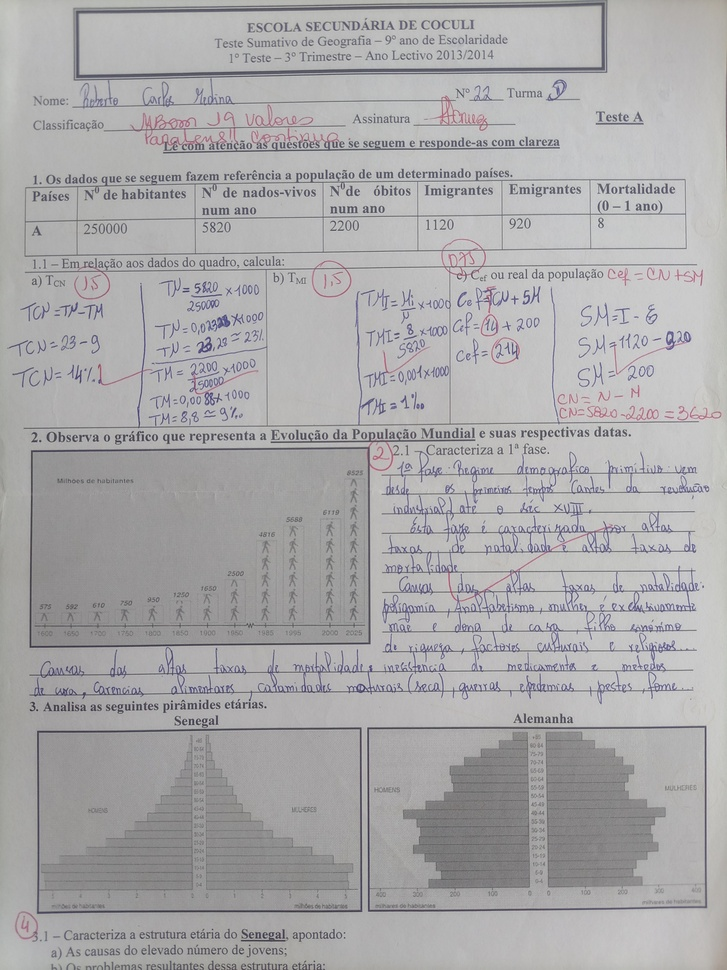
#> input picture Samples/IMG_20220515_151819.jpg, 727 x 970 px, shrunk from 3000 x 4000 before the run
$ python -i enhancement.py   (imports and definitions only)
#> lines starting #> are read from the running program, lines starting #| are printed output that depends on the picture
import cv2
import random


def binarize(img):
    # 3. Convert image to grayscale
    enh = cv2.cvtColor(img, cv2.COLOR_BGR2GRAY)

    enh = cv2.GaussianBlur(enh, (1, 1), 0)

    # 4. Convert image to black and white (using adaptive threshold)
    img = cv2.adaptiveThreshold(enh, 255, cv2.ADAPTIVE_THRESH_MEAN_C, cv2.THRESH_BINARY, 53, 17)
    return img

def remove_pen_marks(img):
    pass

def enhance():
    img = cv2.imread("backup.png")
    # img = remove_pen_marks(img)
    img = binarize(img)
    # cv2.imwrite(self.backup_dir, img)
    r_number = random.randint(1, 10000)
    cv2.imwrite(f"Auxiliar/enhancements_backups/{r_number}backup.png", img)
    return r_number

>>> import cv2
>>> picture = cv2.imread('../Samples/IMG_20220515_151819.jpg')
#> picture is the input picture: shape (970, 727, 3); mean B, G, R 170.5, 169.1, 170.2
>>> result = binarize(picture)
#> in binarize, `img = cv2.adaptiveThreshold(enh, 255, cv2.ADAPTIVE_THRESH_MEAN_C, cv2...`:
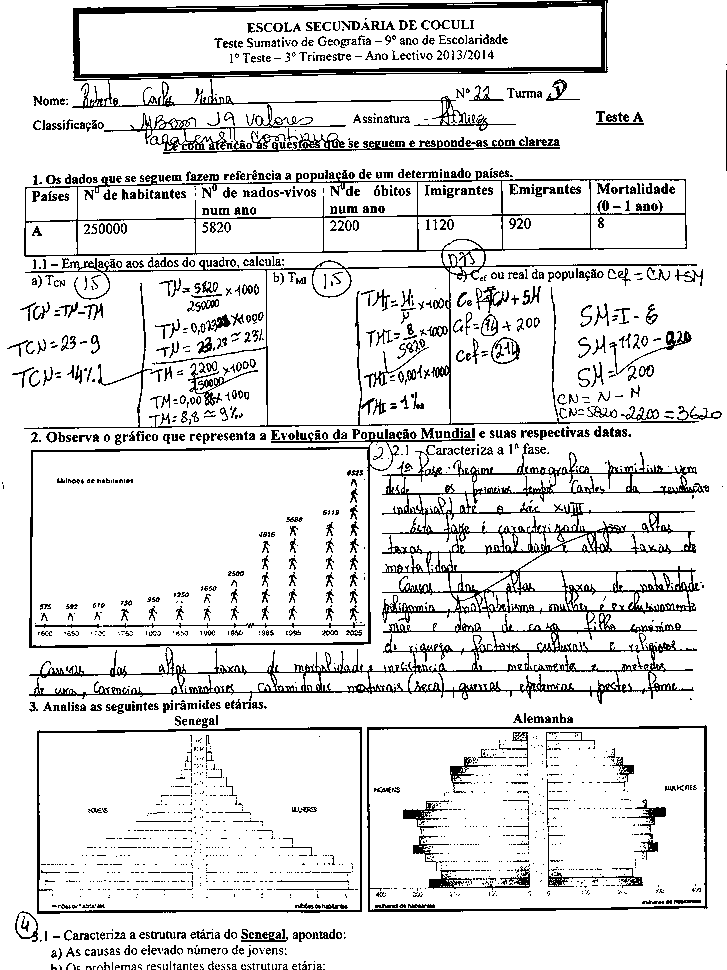
#> img: shape (970, 727); 88.3% white; black in thin lines or dots

$ run again, on Samples/IMG_20220515_152013.jpg
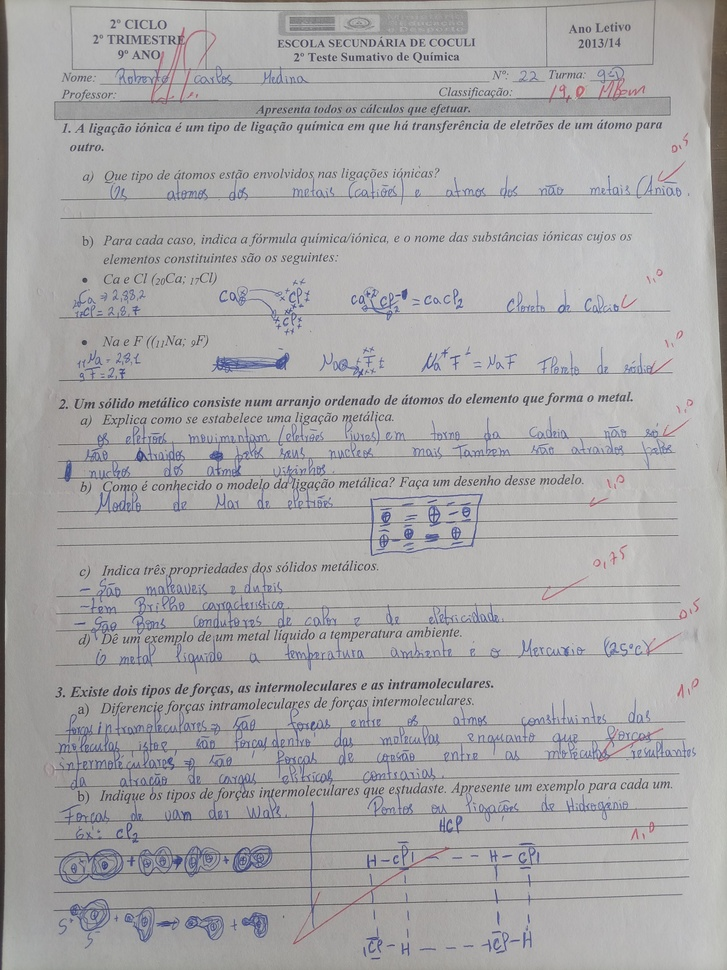
#> input picture Samples/IMG_20220515_152013.jpg, 727 x 970 px, shrunk from 3000 x 4000 before the run
#> picture is the input picture: shape (970, 727, 3); mean B, G, R 167.5, 166.6, 167.7
#> in binarize, `img = cv2.adaptiveThreshold(enh, 255, cv2.ADAPTIVE_THRESH_MEAN_C, cv2...`:
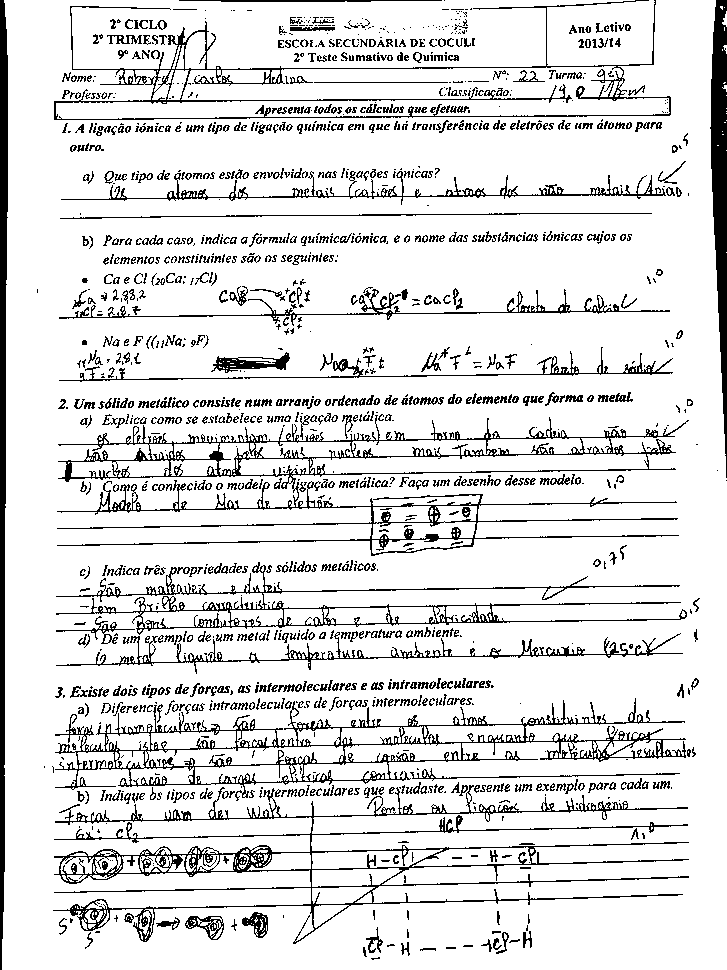
#> img: shape (970, 727); 87.5% white; black in thin lines or dots

$ run again, on Samples/IMG_20220515_152340.jpg
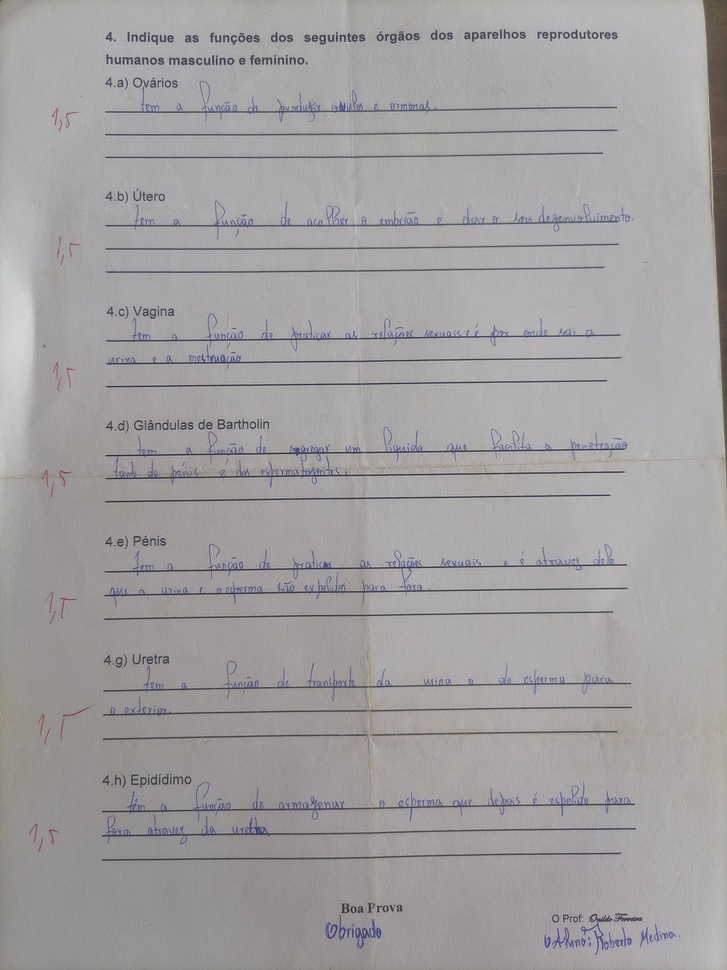
#> input picture Samples/IMG_20220515_152340.jpg, 727 x 970 px, shrunk from 3000 x 4000 before the run
#> picture is the input picture: shape (970, 727, 3); mean B, G, R 160.4, 159.3, 161.7
#> in binarize, `img = cv2.adaptiveThreshold(enh, 255, cv2.ADAPTIVE_THRESH_MEAN_C, cv2...`:
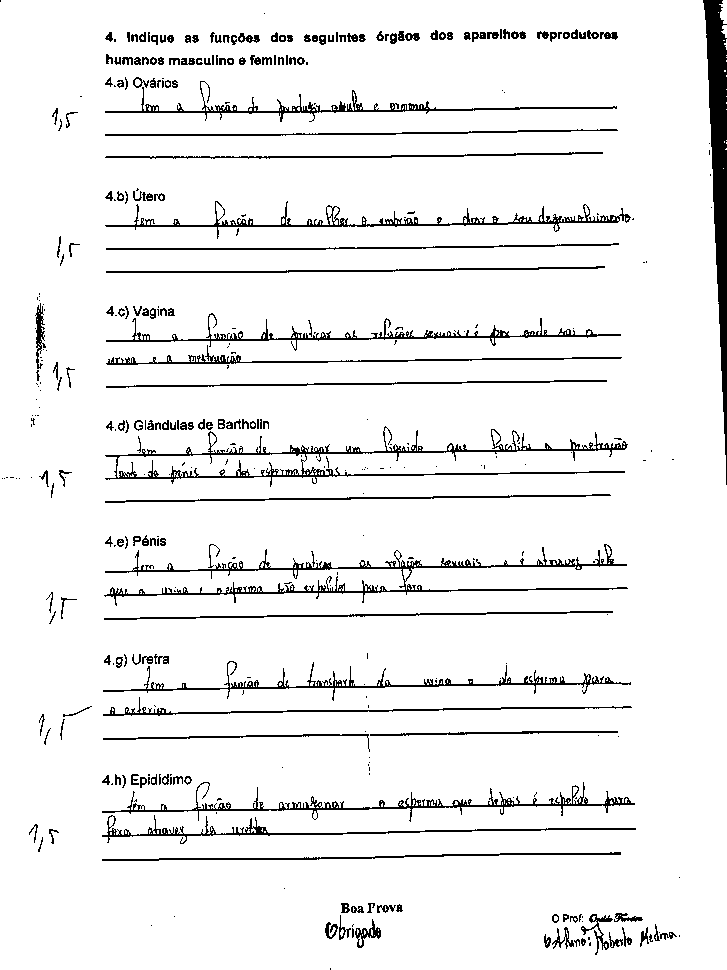
#> img: shape (970, 727); 93.6% white; black in thin lines or dots

$ run again, on Samples/IMG_20220515_154820.jpg
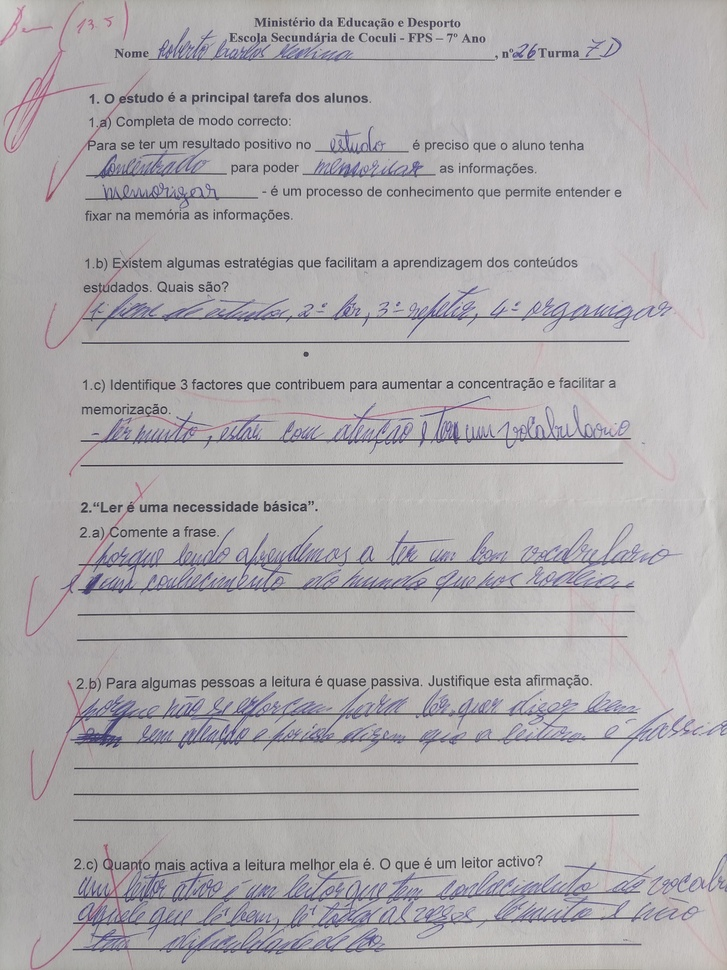
#> input picture Samples/IMG_20220515_154820.jpg, 727 x 970 px, shrunk from 3000 x 4000 before the run
#> picture is the input picture: shape (970, 727, 3); mean B, G, R 173.6, 171.5, 174.1
#> in binarize, `img = cv2.adaptiveThreshold(enh, 255, cv2.ADAPTIVE_THRESH_MEAN_C, cv2...`:
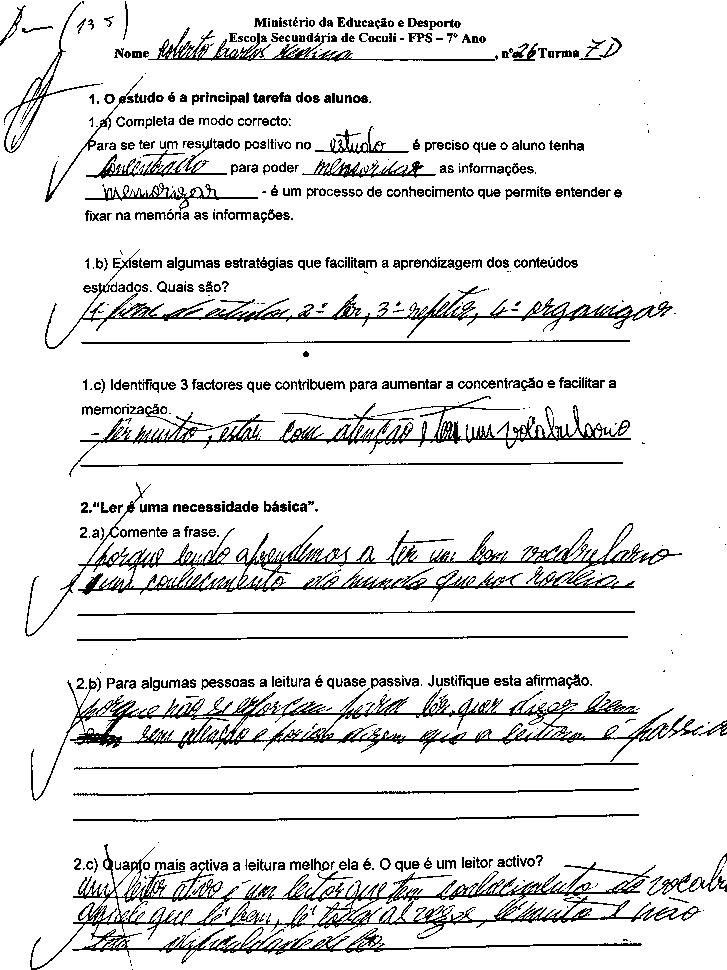
#> img: shape (970, 727); 89.7% white; black in thin lines or dots
